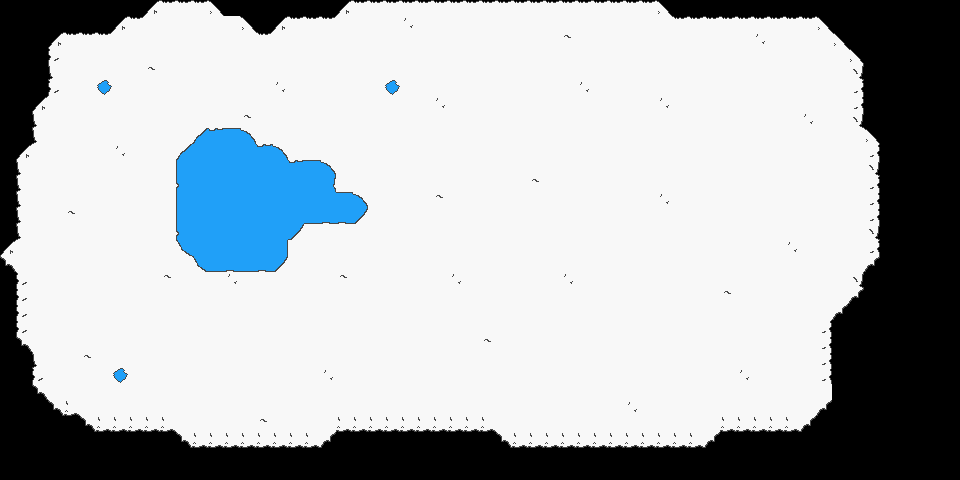

This is a level from a 2D game, rendered from its Tiled map with the project's own tilesets. A one-line summary and the map file follow, with tile-layer data summarised:
An orthogonal 60x30 tile map with 16x16 px tiles, 1 tile layer (Tile Layer 1), 2 tilesets.

<map version="1.0" tiledversion="1.0.3" orientation="orthogonal" renderorder="right-down" width="60" height="30" tilewidth="16" tileheight="16" nextobjectid="1">
 <tileset firstgid="1" source="Snow_Overworld.tsx" />
 <tileset firstgid="257" source="Snow_Overworld.tsx" />
 <layer name="Tile Layer 1" width="60" height="30">
  <data>[1800 cells, 1393 non-empty, 27 distinct tile ids]</data>
 </layer>
</map>